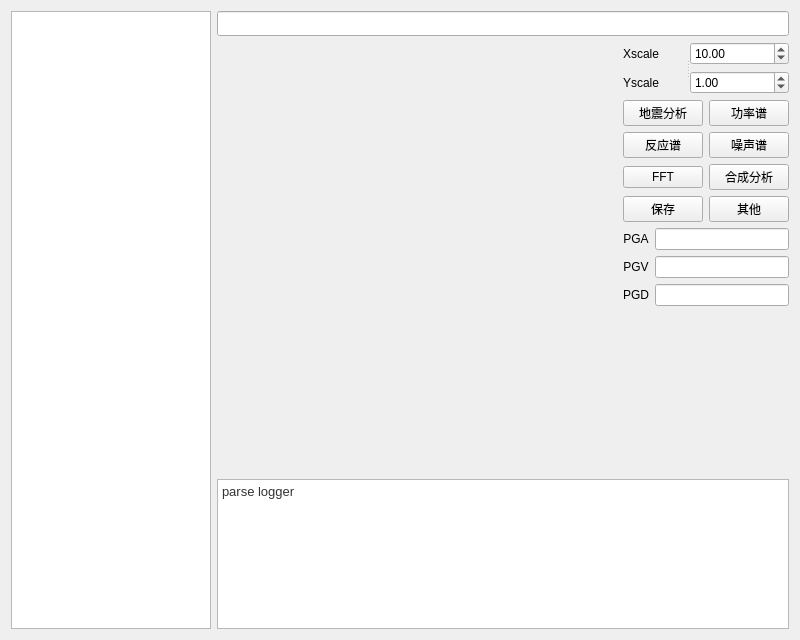
     <widget class="QWidget" name="analysis">
      <property name="minimumSize">
       <size>
        <width>800</width>
        <height>640</height>
       </size>
      </property>
      <property name="maximumSize">
       <size>
        <width>1920</width>
        <height>1080</height>
       </size>
      </property>
      <attribute name="title">
       <string>波形分析</string>
      </attribute>
      <layout class="QGridLayout" name="gridLayout_16">
       <item row="0" column="0" rowspan="3">
        <widget class="QListView" name="listView_ana">
         <property name="maximumSize">
          <size>
           <width>200</width>
           <height>16777215</height>
          </size>
         </property>
         <property name="editTriggers">
          <set>QAbstractItemView::NoEditTriggers</set>
         </property>
        </widget>
       </item>
       <item row="0" column="1">
        <widget class="QLineEdit" name="lineEditFileName">
         <property name="minimumSize">
          <size>
           <width>0</width>
           <height>25</height>
          </size>
         </property>
         <property name="maximumSize">
          <size>
           <width>16777215</width>
           <height>25</height>
          </size>
         </property>
         <property name="readOnly">
          <bool>true</bool>
         </property>
        </widget>
       </item>
       <item row="1" column="1">
        <layout class="QHBoxLayout" name="horizontalLayout_42" stretch="5,1">
         <item>
          <layout class="QVBoxLayout" name="verticalLayout_14">
           <item>
            <widget class="QwtPlot" name="qwtPlot_ud1"/>
           </item>
           <item>
            <widget class="QwtPlot" name="qwtPlot_ew1"/>
           </item>
           <item>
            <widget class="QwtPlot" name="qwtPlot_sn1"/>
           </item>
          </layout>
         </item>
         <item>
          <layout class="QVBoxLayout" name="verticalLayout_22">
           <item>
            <widget class="QSplitter" name="splitter_3">
             <property name="orientation">
              <enum>Qt::Horizontal</enum>
             </property>
             <widget class="QWidget" name="">
              <layout class="QVBoxLayout" name="verticalLayout_20">
               <item>
                <widget class="QLabel" name="label_46">
                 <property name="text">
                  <string>Xscale</string>
                 </property>
                </widget>
               </item>
               <item>
                <widget class="QLabel" name="label_47">
                 <property name="text">
                  <string>Yscale</string>
                 </property>
                </widget>
               </item>
              </layout>
             </widget>
             <widget class="QWidget" name="">
              <layout class="QVBoxLayout" name="verticalLayout_21">
               <item>
                <widget class="QDoubleSpinBox" name="doubleSpinBoxX_ana">
                 <property name="value">
                  <double>10.000000000000000</double>
                 </property>
                </widget>
               </item>
               <item>
                <widget class="QDoubleSpinBox" name="doubleSpinBoxY_ana">
                 <property name="singleStep">
                  <double>0.100000000000000</double>
                 </property>
                 <property name="value">
                  <double>1.000000000000000</double>
                 </property>
                </widget>
               </item>
              </layout>
             </widget>
            </widget>
           </item>
           <item>
            <layout class="QGridLayout" name="gridLayout_17">
             <item row="0" column="0">
              <widget class="QPushButton" name="eqAnalysis">
               <property name="text">
                <string>地震分析</string>
               </property>
              </widget>
             </item>
             <item row="0" column="1">
              <widget class="QPushButton" name="powSpec">
               <property name="text">
                <string>功率谱</string>
               </property>
              </widget>
             </item>
             <item row="1" column="0">
              <widget class="QPushButton" name="resSpec">
               <property name="text">
                <string>反应谱</string>
               </property>
              </widget>
             </item>
             <item row="1" column="1">
              <widget class="QPushButton" name="noisySpec">
               <property name="text">
                <string>噪声谱</string>
               </property>
              </widget>
             </item>
             <item row="2" column="0">
              <widget class="QPushButton" name="fft">
               <property name="text">
                <string>FFT</string>
               </property>
              </widget>
             </item>
             <item row="2" column="1">
              <widget class="QPushButton" name="synAnalysis">
               <property name="text">
                <string>合成分析</string>
               </property>
              </widget>
             </item>
             <item row="3" column="0">
              <widget class="QPushButton" name="save">
               <property name="text">
                <string>保存</string>
               </property>
              </widget>
             </item>
             <item row="3" column="1">
              <widget class="QPushButton" name="other">
               <property name="text">
                <string>其他</string>
               </property>
              </widget>
             </item>
            </layout>
           </item>
           <item>
            <layout class="QHBoxLayout" name="horizontalLayout_41">
             <item>
              <layout class="QVBoxLayout" name="verticalLayout_18">
               <item>
                <widget class="QLabel" name="label_43">
                 <property name="text">
                  <string>PGA</string>
                 </property>
                 <property name="alignment">
                  <set>Qt::AlignCenter</set>
                 </property>
                </widget>
               </item>
               <item>
                <widget class="QLabel" name="label_44">
                 <property name="text">
                  <string>PGV</string>
                 </property>
                 <property name="alignment">
                  <set>Qt::AlignCenter</set>
                 </property>
                </widget>
               </item>
               <item>
                <widget class="QLabel" name="label_45">
                 <property name="text">
                  <string>PGD</string>
                 </property>
                 <property name="alignment">
                  <set>Qt::AlignCenter</set>
                 </property>
                </widget>
               </item>
              </layout>
             </item>
             <item>
              <layout class="QVBoxLayout" name="verticalLayout_19">
               <item>
                <widget class="QLineEdit" name="lineEdit"/>
               </item>
               <item>
                <widget class="QLineEdit" name="lineEdit_2"/>
               </item>
               <item>
                <widget class="QLineEdit" name="lineEdit_3"/>
               </item>
              </layout>
             </item>
            </layout>
           </item>
           <item>
            <spacer name="verticalSpacer_5">
             <property name="orientation">
              <enum>Qt::Vertical</enum>
             </property>
             <property name="sizeHint" stdset="0">
              <size>
               <width>158</width>
               <height>48</height>
              </size>
             </property>
            </spacer>
           </item>
          </layout>
         </item>
        </layout>
       </item>
       <item row="2" column="1">
        <widget class="QTextEdit" name="parseLog">
         <property name="minimumSize">
          <size>
           <width>0</width>
           <height>150</height>
          </size>
         </property>
         <property name="maximumSize">
          <size>
           <width>16777215</width>
           <height>150</height>
          </size>
         </property>
         <property name="readOnly">
          <bool>true</bool>
         </property>
         <property name="html">
          <string>&lt;!DOCTYPE HTML PUBLIC &quot;-//W3C//DTD HTML 4.0//EN&quot; &quot;http://www.w3.org/TR/REC-html40/strict.dtd&quot;&gt;
&lt;html&gt;&lt;head&gt;&lt;meta name=&quot;qrichtext&quot; content=&quot;1&quot; /&gt;&lt;style type=&quot;text/css&quot;&gt;
p, li { white-space: pre-wrap; }
&lt;/style&gt;&lt;/head&gt;&lt;body style=&quot; font-family:'SimSun'; font-size:9pt; font-weight:400; font-style:normal;&quot;&gt;
&lt;p style=&quot; margin-top:0px; margin-bottom:0px; margin-left:0px; margin-right:0px; -qt-block-indent:0; text-indent:0px;&quot;&gt;&lt;span style=&quot; font-family:'Arial Normal,Arial'; font-size:13px; color:#333333;&quot;&gt;parse logger&lt;/span&gt;&lt;/p&gt;&lt;/body&gt;&lt;/html&gt;</string>
         </property>
        </widget>
       </item>
      </layout>
     </widget>
